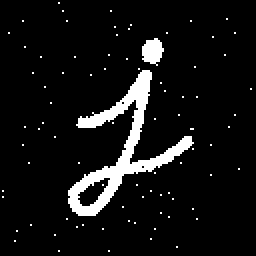
#> input picture projects/rtcl_tp25k_usb3/rtcl_tp25k_usb3_calc_morphology/app/rust/img_128x128.pgm, 128 x 128 px (shown 2 times larger)
$ python morph_open_close.py
#> lines starting #> are read from the running program, lines starting #| are printed output that depends on the picture; after the words box and inside, x2 and y2 are one past the last pixel; in counts of white or black regions, pixels touching at a corner belong together
#!/usr/bin/env python3
"""Apply 3x3 morphology denoising (opening then closing) to a PGM image.

Processing steps:
1) Erode
2) Dilate
3) Dilate
4) Erode
"""

from __future__ import annotations

import argparse
import time
from pathlib import Path

import cv2
import numpy as np


def parse_args() -> argparse.Namespace:
    parser = argparse.ArgumentParser(
        description=(
            "Read a PGM image and apply 3x3 morphology in 4 stages: "
            "erosion -> dilation -> dilation -> erosion."
        )
    )
    parser.add_argument(
        "-i",
        "--input",
        type=Path,
        default=Path("img_128x128.pgm"),
        help="Input PGM path (default: img_128x128.pgm)",
    )
    parser.add_argument(
        "-o",
        "--output",
        type=Path,
        default=Path("img_128x128_open_close.pgm"),
        help="Final output image path (default: img_128x128_open_close.pgm)",
    )
    parser.add_argument(
        "--save-stages",
        action="store_true",
        help="Save each stage image as stage1..stage4 PGM files.",
    )
    return parser.parse_args()


def main() -> None:
    args = parse_args()

    img = cv2.imread(str(args.input), cv2.IMREAD_GRAYSCALE)
#> img: shape (128, 128); 7.4% white; 84 white regions (82 under 20 px), largest, box (x1, y1, x2, y2) and area: (34, 35, 97, 108) 1021, (71, 19, 82, 33) 108
    if img is None:
        raise FileNotFoundError(f"Failed to read input image: {args.input}")

    kernel = np.ones((3, 3), dtype=np.uint8)

    frames = 10

    t0 = time.perf_counter()

    for _ in range(frames):
        # 1) opening part
        stage1_erode = cv2.erode(img, kernel, iterations=2)
        stage2_dilate = cv2.dilate(stage1_erode, kernel, iterations=2)

        # 2) closing part
        stage3_dilate = cv2.dilate(stage2_dilate, kernel, iterations=2)
        stage4_erode = cv2.erode(stage3_dilate, kernel, iterations=2)
#> this loop made 10 passes
#> pass 1, in main, `stage1_erode = cv2.erode(img, kernel, iterations=2)`:
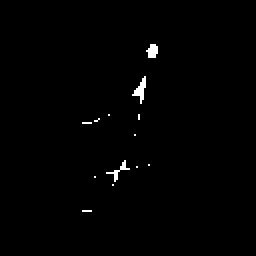
#> stage1_erode: shape (128, 128) (shown 2 times larger); 0.75% white in thin lines or dots, all inside (x1, y1, x2, y2) = (41, 22, 79, 106)
#> pass 1, in main, `stage2_dilate = cv2.dilate(stage1_erode, kernel, iterations=2)`:
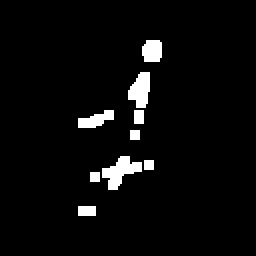
#> stage2_dilate: shape (128, 128) (shown 2 times larger); 4% white; 9 white regions, largest, box (x1, y1, x2, y2) and area: (51, 78, 71, 95) 171, (64, 36, 75, 54) 141, (71, 20, 81, 31) 99
#> pass 1, in main, `stage3_dilate = cv2.dilate(stage2_dilate, kernel, iterations=2)`:
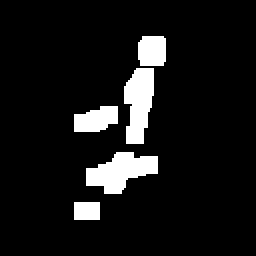
#> stage3_dilate: shape (128, 128) (shown 2 times larger); 8.6% white; 5 white regions, box (x1, y1, x2, y2) and area: (43, 76, 79, 97) 454, (62, 34, 77, 72) 422, (37, 53, 59, 66) 221, (69, 18, 83, 33) 199, (37, 101, 50, 110) 117
#> pass 1, in main, `stage4_erode = cv2.erode(stage3_dilate, kernel, iterations=2)`:
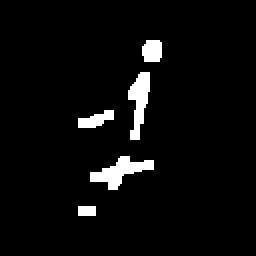
#> stage4_erode: shape (128, 128) (shown 2 times larger); 4.2% white; 5 white regions, box (x1, y1, x2, y2) and area: (45, 78, 77, 95) 238, (64, 36, 75, 70) 214, (71, 20, 81, 31) 99, (39, 55, 57, 64) 97, (39, 103, 48, 108) 45

    elapsed_ms = (time.perf_counter() - t0) * 1000.0 / frames

    if not cv2.imwrite(str(args.output), stage4_erode):
        raise OSError(f"Failed to write output image: {args.output}")

    cv2.imwrite("stage1.png", stage1_erode)
    cv2.imwrite("stage2.png", stage2_dilate)
    cv2.imwrite("stage3.png", stage3_dilate)
    cv2.imwrite("stage4.png", stage4_erode)

    if args.save_stages:
        base = args.output.with_suffix("")
        ext = args.output.suffix if args.output.suffix else ".pgm"
        outputs = {
            f"{base}_stage1_erode{ext}": stage1_erode,
            f"{base}_stage2_dilate{ext}": stage2_dilate,
            f"{base}_stage3_dilate{ext}": stage3_dilate,
            f"{base}_stage4_erode{ext}": stage4_erode,
        }
        for path_str, im in outputs.items():
            if not cv2.imwrite(path_str, im):
                raise OSError(f"Failed to write stage image: {path_str}")

    print("Input :", args.input)
    print("Output:", args.output)
    print("Kernel:", "3x3 ones")
    print("Pipeline: erode -> dilate -> dilate -> erode")
    print(f"Morphology time: {elapsed_ms:.3f} ms")


if __name__ == "__main__":
    main()
